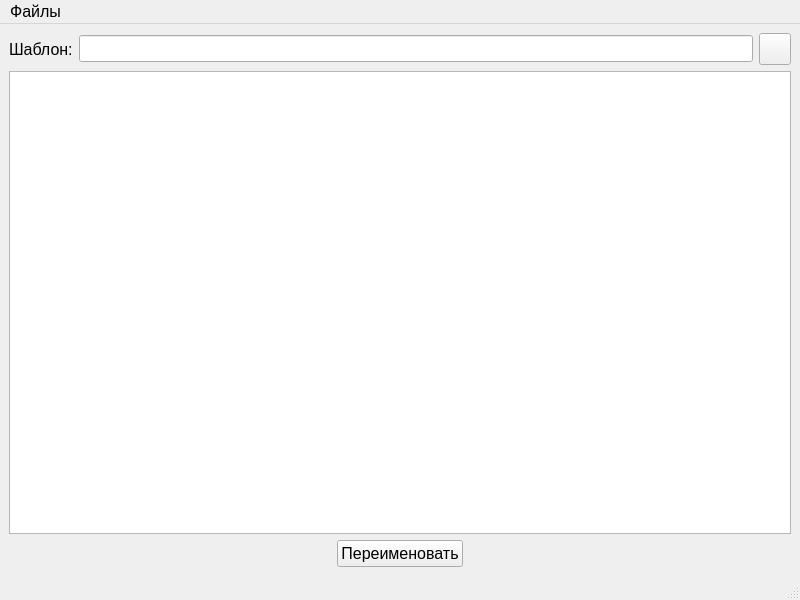
<?xml version="1.0" encoding="UTF-8"?>
<ui version="4.0">
 <class>MainWindow</class>
 <widget class="QMainWindow" name="MainWindow">
  <property name="geometry">
   <rect>
    <x>0</x>
    <y>0</y>
    <width>800</width>
    <height>600</height>
   </rect>
  </property>
  <property name="font">
   <font>
    <pointsize>12</pointsize>
   </font>
  </property>
  <property name="windowTitle">
   <string>REnamer</string>
  </property>
  <widget class="QWidget" name="centralwidget">
   <layout class="QVBoxLayout" name="verticalLayout">
    <item>
     <layout class="QHBoxLayout" name="horizontalLayout_2">
      <item>
       <widget class="QLabel" name="label">
        <property name="text">
         <string>Шаблон:</string>
        </property>
       </widget>
      </item>
      <item>
       <widget class="QLineEdit" name="edtTemplate"/>
      </item>
      <item>
       <widget class="QPushButton" name="btnAddTemplate">
        <property name="minimumSize">
         <size>
          <width>32</width>
          <height>32</height>
         </size>
        </property>
        <property name="maximumSize">
         <size>
          <width>32</width>
          <height>32</height>
         </size>
        </property>
        <property name="text">
         <string/>
        </property>
       </widget>
      </item>
     </layout>
    </item>
    <item>
     <widget class="QListWidget" name="listWidget">
      <property name="verticalScrollMode">
       <enum>QAbstractItemView::ScrollPerPixel</enum>
      </property>
      <property name="horizontalScrollMode">
       <enum>QAbstractItemView::ScrollPerPixel</enum>
      </property>
     </widget>
    </item>
    <item>
     <layout class="QHBoxLayout" name="horizontalLayout">
      <item>
       <spacer name="horizontalSpacer_2">
        <property name="orientation">
         <enum>Qt::Horizontal</enum>
        </property>
        <property name="sizeHint" stdset="0">
         <size>
          <width>40</width>
          <height>20</height>
         </size>
        </property>
       </spacer>
      </item>
      <item>
       <widget class="QPushButton" name="btnRename">
        <property name="text">
         <string>Переименовать</string>
        </property>
       </widget>
      </item>
      <item>
       <spacer name="horizontalSpacer">
        <property name="orientation">
         <enum>Qt::Horizontal</enum>
        </property>
        <property name="sizeHint" stdset="0">
         <size>
          <width>40</width>
          <height>20</height>
         </size>
        </property>
       </spacer>
      </item>
     </layout>
    </item>
   </layout>
  </widget>
  <widget class="QStatusBar" name="statusbar"/>
  <widget class="QMenuBar" name="menuBar">
   <property name="geometry">
    <rect>
     <x>0</x>
     <y>0</y>
     <width>800</width>
     <height>28</height>
    </rect>
   </property>
   <widget class="QMenu" name="menu">
    <property name="title">
     <string>Файлы</string>
    </property>
    <addaction name="actOpenFiles"/>
    <addaction name="actReverseFiles"/>
    <addaction name="actClearFiles"/>
   </widget>
   <addaction name="menu"/>
  </widget>
  <action name="actOpenFiles">
   <property name="text">
    <string>Открыть файлы</string>
   </property>
  </action>
  <action name="actReverseFiles">
   <property name="text">
    <string>Перевернуть список файлов</string>
   </property>
  </action>
  <action name="actClearFiles">
   <property name="text">
    <string>Очистить список файлов</string>
   </property>
  </action>
 </widget>
 <resources/>
 <connections/>
</ui>
